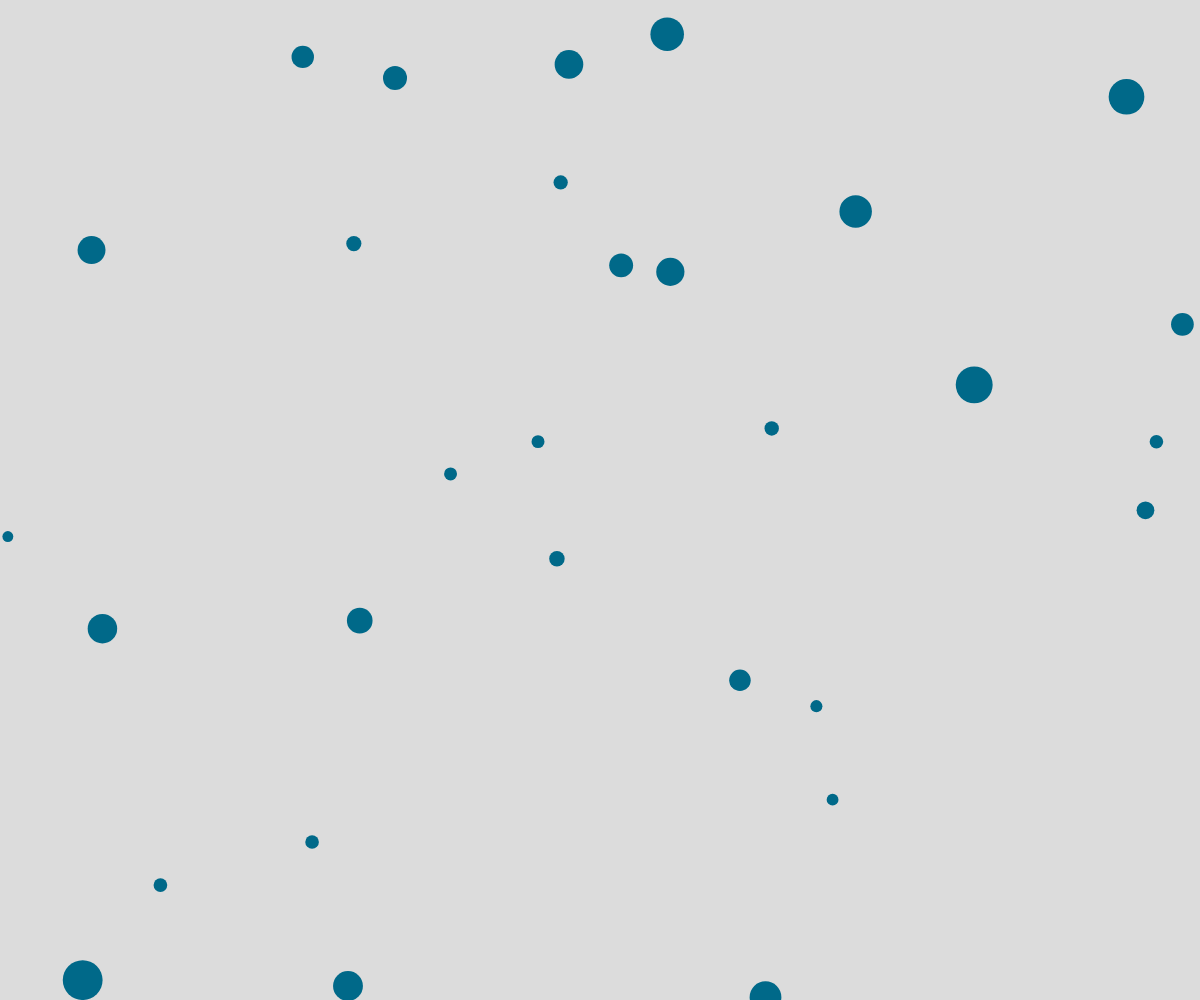
Frame 1 (no input)
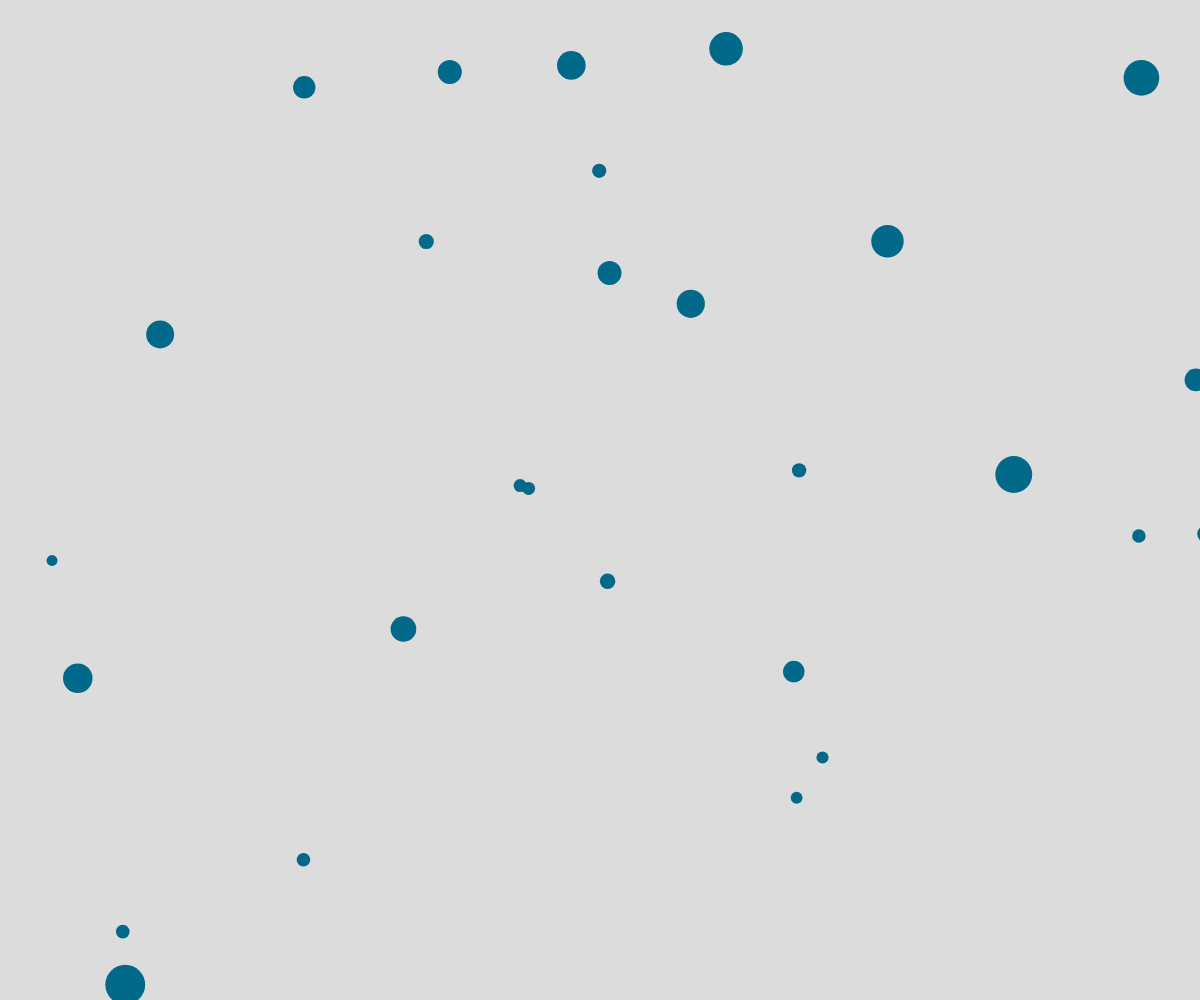
Frame 60 (no input)
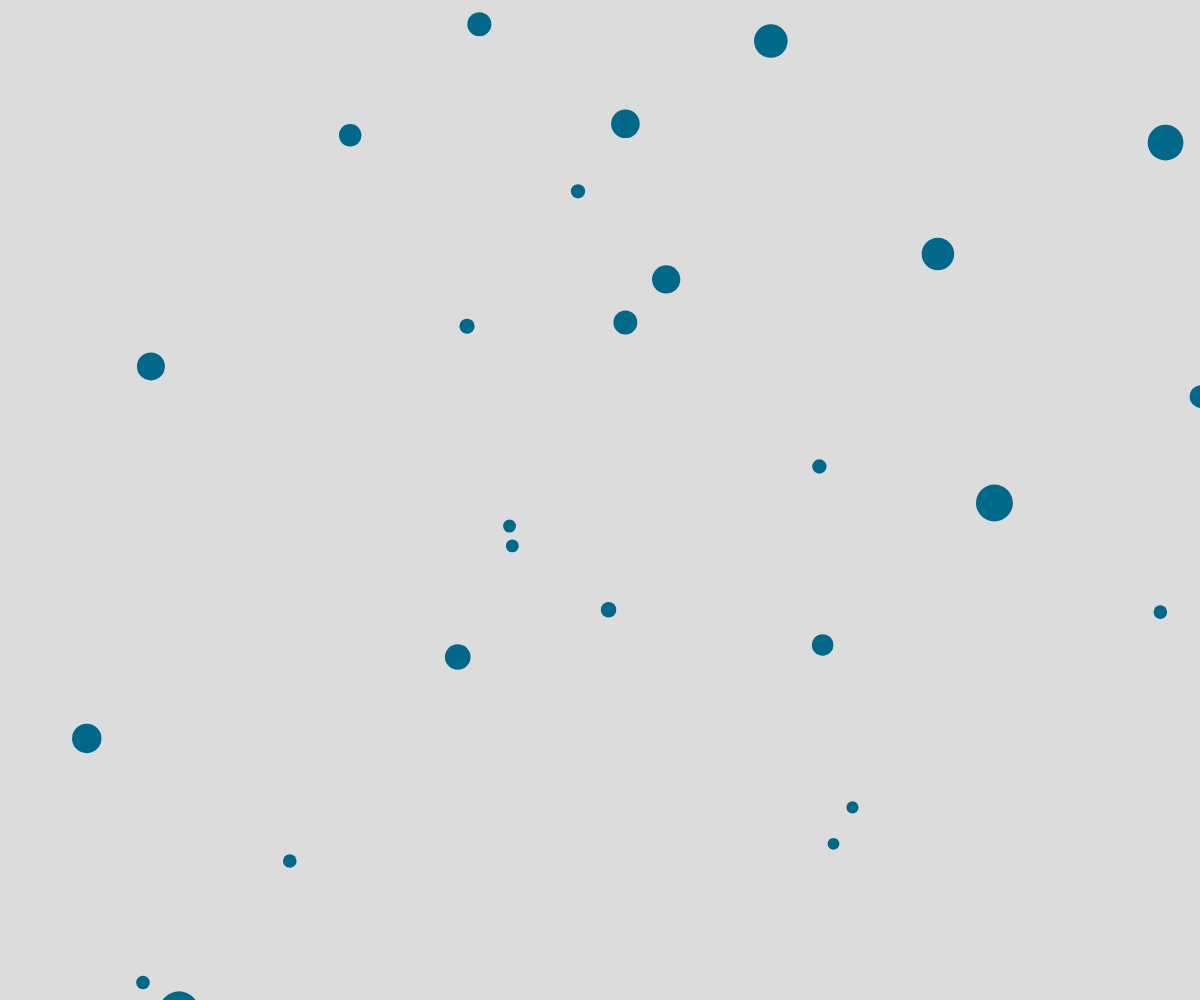
Frame 120 (the mouse pressed at the canvas centre since frame 60)

The p5.js sketch that drew these frames (run headless with seeded random() and noise() and a simulated clock; from frame 60 on, the mouse is pressed at the canvas centre):

// p5.js sketch
// ── sketch.js
//Ball Scene

let ballArray = [];

function setup() {
  createCanvas(windowWidth, windowHeight);

  for (let index=0; index< 30; index++){
    let newBall = {
    x: random(width),
    y: random(height),
     radius: random(5,20),
    dx: random(-6,7),
    dy: random(-6,7),
    color: ('#006989'),
    }
    ballArray.push(newBall);
}
}

function draw() {
  background(220);
  moveBall();
  displayBall();
}

function moveBall(){
  for(let theBall of ballArray){
    theBall.x += theBall.dx
    theBall.y += theBall.dy
    theBall.dx = random(-6,7)
    theBall.dy = random(-6,7)

  }
}

function displayBall(){
  for(let ball of ballArray){
    noStroke();
    fill(ball.color);
    circle(ball.x, ball.y, ball.radius*2);
  }
}
